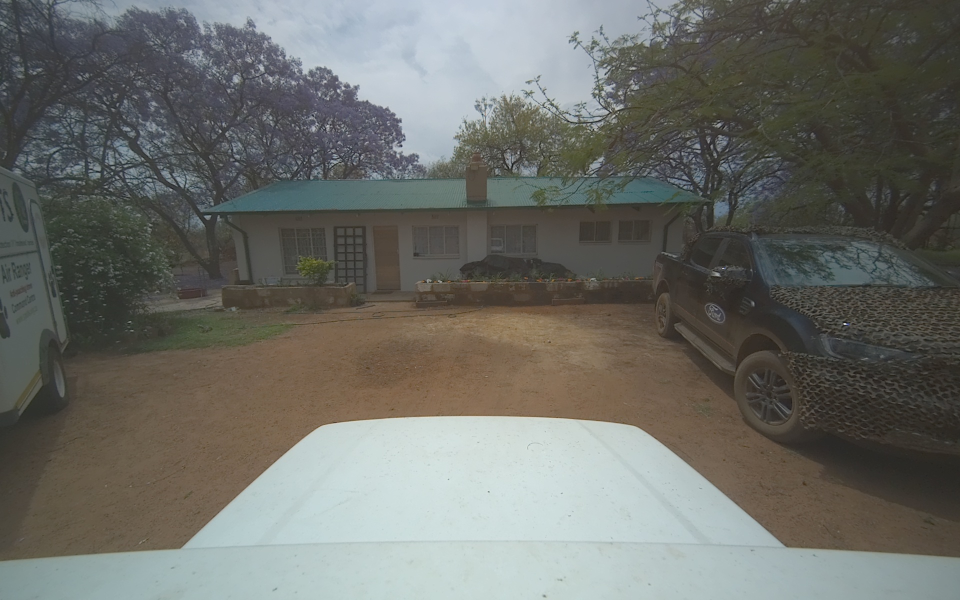
#> input picture Documents/Jelco/waypoint-generation/image_1759832863.jpg, 1920 x 1200 px (shown at 1/2 size)
$ python -i yolo_utils.py   (imports and definitions only)
#> lines starting #> are read from the running program, lines starting #| are printed output that depends on the picture
"""
YOLO detection utilities - OPTIMIZED VERSION
Preprocessing, postprocessing, and NMS functions
Works with RGB input directly
"""

import cv2
import numpy as np


# [32 lines left out: function crop_image_vertical, not called in this run]


def apply_histogram_equalization(image_rgb: np.ndarray) -> np.ndarray:
    """
    Apply histogram equalization to improve contrast
    Works on RGB input

    Args:
        image_rgb: Input RGB image

    Returns:
        Equalized RGB image
    """
    if image_rgb.ndim != 3 or image_rgb.shape[2] != 3:
        return image_rgb

    # Convert RGB to HSV
    hsv = cv2.cvtColor(image_rgb, cv2.COLOR_RGB2HSV)
#> hsv: shape (1200, 1920, 3); mean H, S, V 55.4, 41.1, 114.9
    h, s, v = cv2.split(hsv)
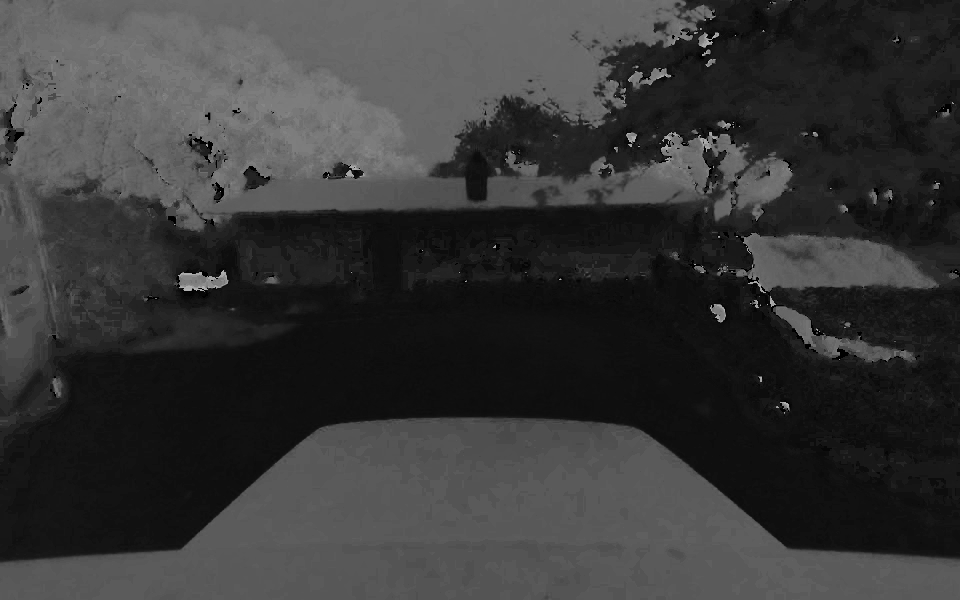
#> h: shape (1200, 1920) (shown at 1/2 size); min 0, max 179, mean 55.4
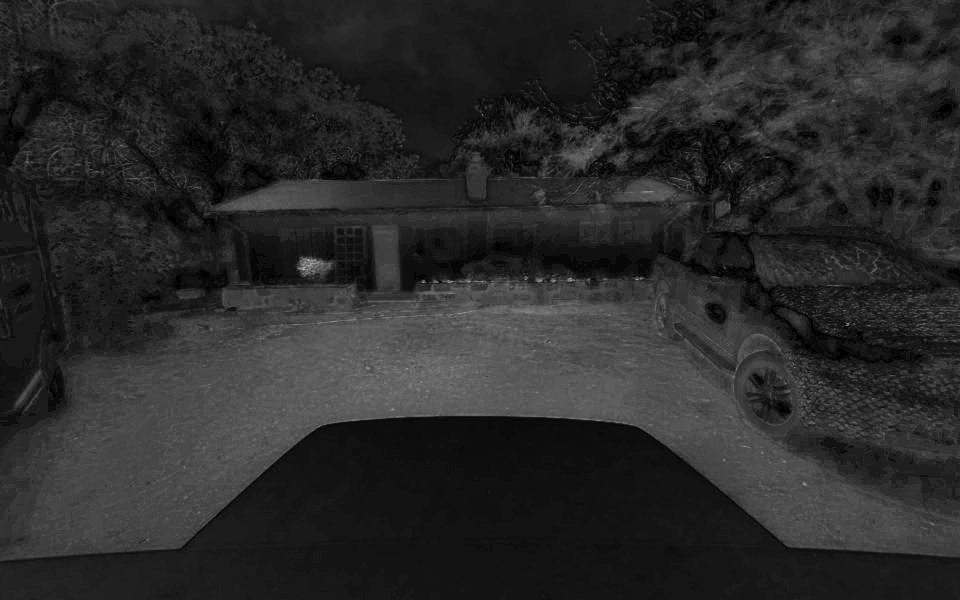
#> s: shape (1200, 1920) (shown at 1/2 size); min 0, max 255, mean 41.1
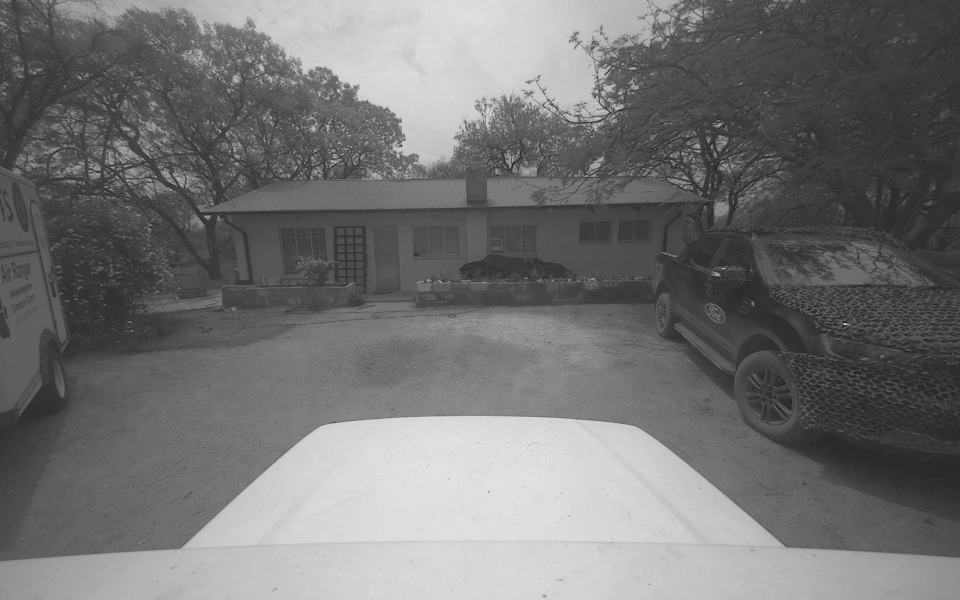
#> v: shape (1200, 1920) (shown at 1/2 size); min 14, max 241, mean 114.9
    v_equalized = cv2.equalizeHist(v)
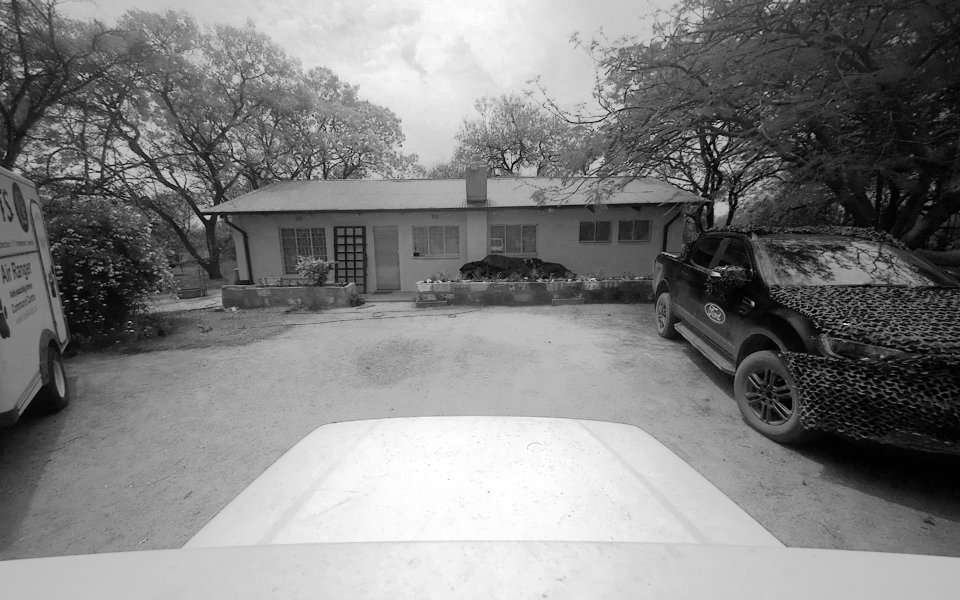
#> v_equalized: shape (1200, 1920) (shown at 1/2 size); min 0, max 255, mean 128.5
    hsv_equalized = cv2.merge([h, s, v_equalized])
#> hsv_equalized: shape (1200, 1920, 3); mean H, S, V 55.4, 41.1, 128.5
    # Convert back to RGB
    image_equalized = cv2.cvtColor(hsv_equalized, cv2.COLOR_HSV2RGB)
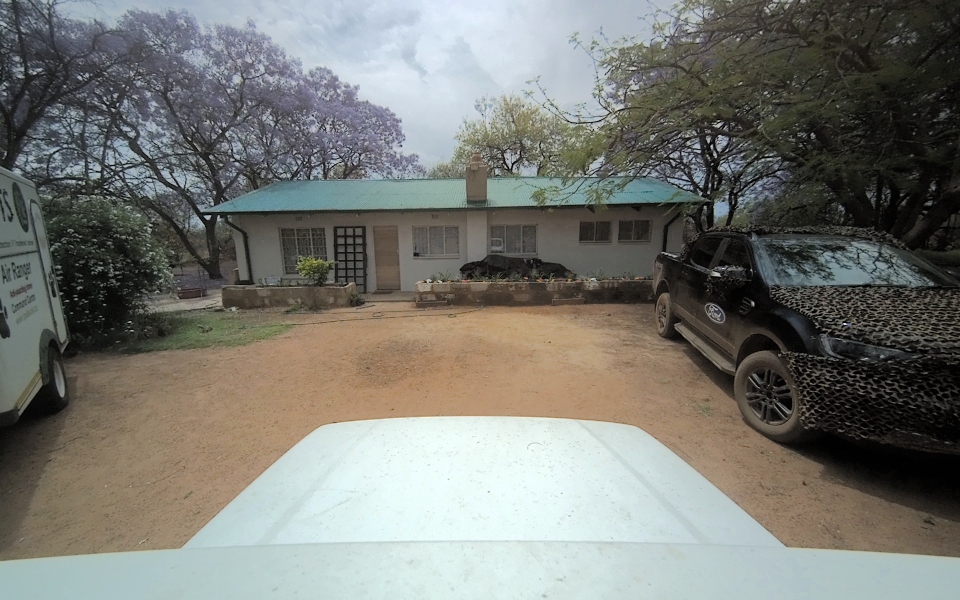
#> image_equalized: shape (1200, 1920, 3) (shown at 1/2 size); mean R, G, B 120.4, 121.2, 115.3

    return image_equalized


# [183 lines left out: functions letterbox_image, preprocess_for_yolo, xywh2xyxy, nms, postprocess_yolo_output, not called in this run]

>>> import cv2
>>> picture = cv2.cvtColor(cv2.imread('../../../waypoint-generation/image_1759832863.jpg'), cv2.COLOR_BGR2RGB)
>>> result = apply_histogram_equalization(picture)
